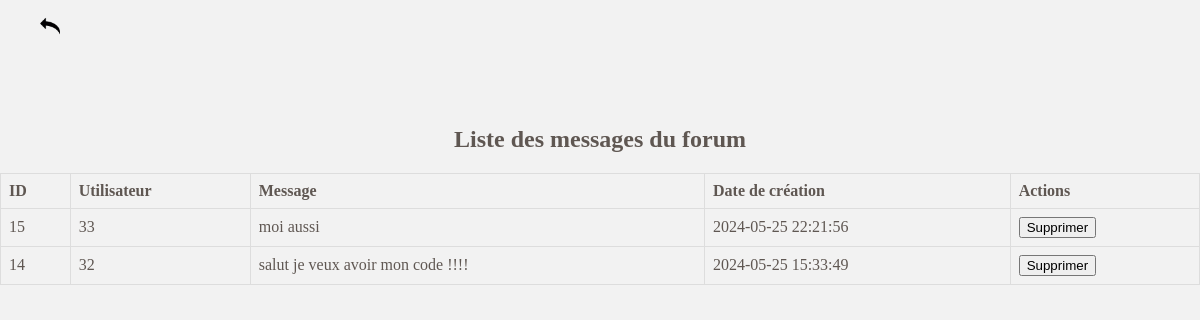
/manage_forum.php (signed in), run on the app's committed database.
### tables this page shows
CREATE TABLE `forum_posts` (
  `id` int(11) NOT NULL,
  `user_id` int(11) DEFAULT NULL,
  `content` text NOT NULL,
  `created_at` timestamp NOT NULL DEFAULT CURRENT_TIMESTAMP
);

### manage_forum.php (the view, shortened to what this page needs)
<?php
$servername = "localhost";
$username = "root";
$password = "root";
$database = "projet_info";
$conn = new mysqli($servername, $username, $password, $database);
$result = $conn->query("SELECT id, user_id, content, created_at FROM forum_posts ORDER BY created_at DESC");
?>
<!DOCTYPE html>
<html lang="fr">
<head>
    <link rel="stylesheet" href="admin_style.css">
</head>
<nav>
    <ul>
        <a href="admin_home.php"><img src="fleche.png" alt="Retour" width="20" height="20"></a>
    </ul>
 </nav>
<body>
<div class="container">
    <main class="main">
        <h2>Liste des messages du forum</h2>
        <table>
            <thead>
                <tr>
                    <th>ID</th>
                    <th>Utilisateur</th>
                    <th>Message</th>
                    <th>Date de création</th>
                    <th>Actions</th>
                </tr>
            </thead>
            <tbody>
                <?php while ($post = $result->fetch_assoc()): ?>
                <tr>
                    <td><?php echo htmlspecialchars($post['id']); ?></td>
                    <td><?php echo htmlspecialchars($post['user_id']); ?></td>
                    <td><?php echo htmlspecialchars($post['content']); ?></td>
                    <td><?php echo htmlspecialchars($post['created_at']); ?></td>
                    <td>
                        <form id="delete-form-<?php echo $post['id']; ?>" method="post" action="manage_forum.php" style="display:inline;">
                            <button type="button" onclick="confirmAction('delete', <?php echo $post['id']; ?>)">Supprimer</button>
                        </form>
                    </td>
                </tr>
                <?php endwhile; ?>
            </tbody>
        </table>
    </main>
</div>
</body>
</html>

### admin_style.css (style rules this page uses)
body { background-color: #f2f2f2; color: #5F5752; margin: 0; padding: 0; box-sizing: border-box; }
.container { width: 100%; margin: 0 auto; padding: 0; }
.main { width: 100%; text-align: center; padding: 50px 0; box-sizing: border-box; }
table { width: 100%; border-collapse: collapse; margin-bottom: 20px; }
table, th, td { border: 1px solid #ddd; }
th, td { padding: 8px; text-align: left; }
th { background-color: #f2f2f2; }

### data on the page
forum_posts: id "15", user "33", content "moi aussi", created_at "2024-05-25 22:21:56"
forum_posts: id "14", user "32", content "salut je veux avoir mon code !!!!", created_at "2024-05-25 15:33:49"
